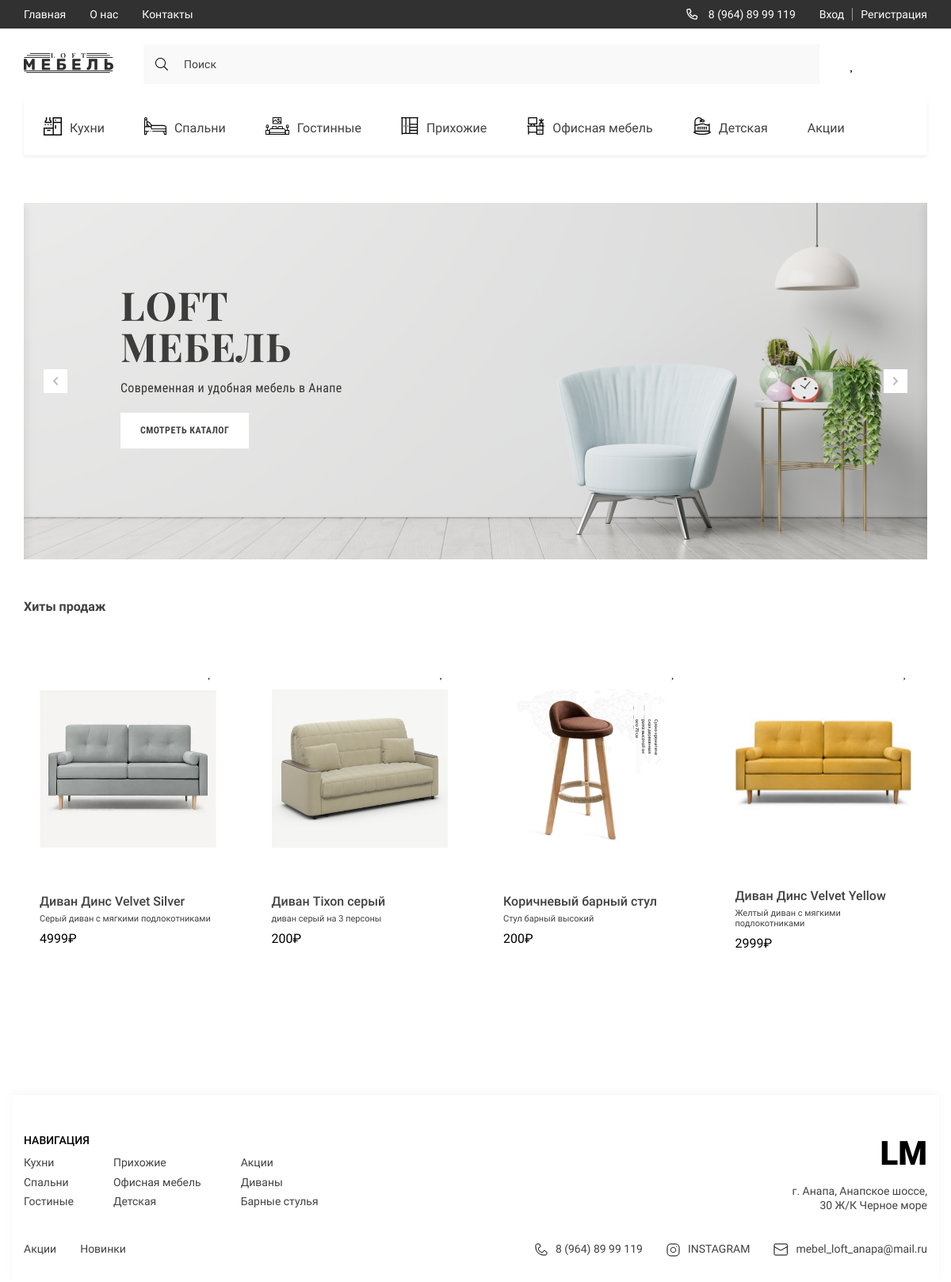
The page / on the database its author committed.
### LOFT/models.py (models this page shows, shortened)
class Prod(models.Model):
    title = models.CharField(max_length=100, verbose_name='Название модели')
    slug = models.SlugField(unique=True, verbose_name='Слаг модели')
    prod_model = models.ForeignKey('ProdModel', on_delete=models.CASCADE, verbose_name='Модель товара', related_name='prods', null=True, blank=True)
    description = models.CharField(max_length=350, verbose_name='Краткое описание')
    quantity = models.IntegerField(default=15, verbose_name='Количество')
    price = models.IntegerField(default=200, verbose_name='Цена')
    discount = models.IntegerField(default=0, verbose_name='Скидка')
    height = models.IntegerField(default=100, verbose_name='Высота')
    width = models.IntegerField(default=100, verbose_name='Ширина')
    length = models.IntegerField(default=100, verbose_name='Длина')
    color_name = models.CharField(max_length=50, default='Чёрный', verbose_name='Название цвета')
    color_code = models.CharField(max_length=10, default='#000000', verbose_name='Код цвета')
    category = models.ForeignKey(Cat, on_delete=models.CASCADE, verbose_name='Категория', related_name='products')
    created_at = models.DateTimeField(auto_now_add=True, verbose_name='Дата добавления')
    updated_at = models.DateTimeField(auto_now=True, verbose_name='Дата изменения')
    class Meta:
        verbose_name = 'Товар'
        verbose_name_plural = 'Товаров'

class ProdPhoto(models.Model):
    prod = models.ForeignKey(Prod, verbose_name='Фото товара', on_delete=models.CASCADE, related_name='prod_photo')
    image = models.ImageField(upload_to='products/', verbose_name='Фото товара')
    class Meta:
        verbose_name = 'Фото товара'
        verbose_name_plural = 'Фото товаров'

class Cat(models.Model):
    title = models.CharField(max_length=100, verbose_name='Название категории')
    slug = models.SlugField(unique=True, verbose_name='Слаг категории')
    parent = models.ForeignKey('self', null=True, blank=True, on_delete=models.CASCADE, verbose_name='Родитель',
                               related_name='subcats')
    def get_absolute_url(self):
        return reverse('category', kwargs={'slug': self.slug})
    class Meta:
        verbose_name = 'Категорию'
        verbose_name_plural = 'Категории'

### LOFT/views.py (the view, shortened to what this page needs)
# urls.py: path('', main_page_view, name='main'),
def main_page_view(request):
    products = Prod.objects.all().order_by('-created_at')
    categories = Cat.objects.all()
    if request.user.is_authenticated:
        favorites_ids = set(
            Favorites.objects.filter(user=request.user.customer).values_list('prod_id', flat=True)
        )
    else:
        favorites_ids = set()
    query = request.GET.get('q')
    not_found_message = None
    context = {
        'products': products,
        'categories': categories,
        'title': 'Главная страница',
        'favorites_ids': favorites_ids,
        'not_found_message': not_found_message,
    }
    return render(request, 'index.html', context=context)

### LOFT/templates/index.html (shortened to what this page needs)
{% extends 'base.html' %}
{% load static %}
{% block content %}
<div class="container">
    <section class="products">
        <div class="slider" data-infinity="true">
            <div class="sliderLines">
                <div class="slider__item">
                    <img src="{% static 'assets/images/banner-1.png' %}" alt="banner" class="slider__img">
                    <div class="slider__item-content">
                        <h2 class="slider__item-title">loft мебель</h2>
                        <p class="slider__item-descr">
                            Современная и удобная мебель в Анапе
                        </p>
                        <a href="#!" class="slider__item-button">СМОТРЕТЬ КАТАЛОГ</a>
                    </div>
                </div>
            </div>
            <div class="slider__btns">
                <button class="btn__prev">
                    <img src="{% static 'assets/icons/arrow.svg' %}" alt="arrow">
                </button>
                <button class="btn__next">
                    <img src="{% static 'assets/icons/arrow.svg' %}" alt="arrow">
                </button>
            </div>
        </div>
        {% if not_found_message %}
            <h2 class="products__title">{{ not_found_message }}</h2>
        {% elif category %}
            <h2 class="products__title">Товары категории {{ category.title }}</h2>
        {% else %}
            <h2 class="products__title">Хиты продаж</h2>
        {% endif %}
        {% include 'components/_product_card.html' %}
    </section>
</div>
{% endblock %}

### LOFT/templates/components/_product_card.html (shortened to what this page needs)
{% load static %}
<div class="products__content">
{% if category and category.slug != 'akcii' %}
    {% for product in category.products.all %}
    <div class="products__item">
    <a href="{% url 'toggle_favorite' slug=product.slug %}"
    class="products__item-heart {% if product.id in favorites_ids %}active{% endif %}"></a>
        <a href="{{ product.get_absolute_url }}">
            <img src="{{ product.prod_photo.first.image.url }}" alt="" class="products__item-img">
        </a>
        <div class="products__item-text">
            <h3 class="products__item-title">{{ product.title }}</h3>
            <div class="products__item-desrc">{{ product.description }}</div>
            <div class="products__item-price">{{ product.price }}₽</div>
        </div>
        <div class="products__item-options products__options">
            <h4 class="products__options-title">Размеры</h4>
            <ul class="products__options-list options__list">
                <li class="options__list-item">
                    <p class="options__list-text">ШИРИНА</p>
                    <span class="size">{{ product.width }} СМ</span>
                </li>
                <li class="options__list-item">
                    <p class="options__list-text">ДЛИНА</p>
                    <span class="size">{{ product.length }} СМ</span>
                </li>
                <li class="options__list-item">
                    <p class="options__list-text">ВЫСОТА</p>
                    <span class="size">{{ product.height }} СМ</span>
                </li>
            </ul>
            <a href="{% url 'basket_action' slug=product.slug action='add' %}" class="options__btn btn">Добавить в корзину</a>
        </div>
    </div>
    {% endfor %}
    {% for subcat in category.subcats.all %}
        {% for product in subcat.products.all %}
    <div class="products__item">
{% if product.id in favorites_ids %}
    <a href="{% url 'toggle_favorite' slug=product.slug %}" class="products__item-heart active"></a>
{% else %}
    <a href="{% url 'toggle_favorite' slug=product.slug %}" class="products__item-heart"></a>
{% endif %}
        <a href="{{ product.get_absolute_url }}">
            <img src="{{ product.prod_photo.first.image.url }}" alt="" class="products__item-img">
        </a>
        <div class="products__item-text">
            <h3 class="products__item-title">{{ product.title }}</h3>
            <div class="products__item-desrc">{{ product.description }}</div>
            <div class="products__item-price">{{ product.price }}₽</div>
        </div>
        <div class="products__item-options products__options">
            <h4 class="products__options-title">Размеры</h4>
            <ul class="products__options-list options__list">
                <li class="options__list-item">
                    <p class="options__list-text">ШИРИНА</p>
                    <span class="size">{{ product.width }} СМ</span>
                </li>
                <li class="options__list-item">
                    <p class="options__list-text">ДЛИНА</p>
                    <span class="size">{{ product.length }} СМ</span>
                </li>
                <li class="options__list-item">
                    <p class="options__list-text">ВЫСОТА</p>
                    <span class="size">{{ product.height }} СМ</span>
                </li>
            </ul>
            <a href="{% url 'basket_action' slug=product.slug action='add' %}" class="options__btn btn">Добавить в корзину</a>
        </div>
    </div>
    {% endfor %}
    {% endfor %}
    {% else %}
    {% for product in products %}
    <div class="products__item">
{% if product.id in favorites_ids %}
    <a href="{% url 'toggle_favorite' slug=product.slug %}" class="products__item-heart active"></a>
{% else %}
    <a href="{% url 'toggle_favorite' slug=product.slug %}" class="products__item-heart"></a>
{% endif %}
        <a href="{% url 'product' slug=product.slug %}">
            <img src="{{ product.prod_photo.first.image.url }}" alt="" class="products__item-img">
        </a>
        <div class="products__item-text">
            <h3 class="products__item-title">{{ product.title }}</h3>
            <div class="products__item-desrc">{{ product.description }}</div>
            <div class="products__item-price">{{ product.price }}₽</div>
        </div>
    </div>
    {% endfor %}
    {% endif %}
</div>

### LOFT/templates/components/_footer.html
{% load static %}
<footer class="footer">
            <div class="container">
                <div class="footer__content">
                    <div class="footer__navigate">
                        <div class="footer__navigate-part">
                            <h2 class="footer__navigate-title">НАВИГАЦИЯ</h2>
                            <div class="footer__navigate-lists">
                                <ul class="footer__navigate-list">
                                    {% for category in categories|slice:":3" %}
                                    <li><a href="{{ category.get_absolute_url }}" class="footer__navigate-links">{{ category.title }}</a></li>
                                    {% endfor %}
                                </ul>
                                <ul class="footer__navigate-list">
                                    {% for category in categories|slice:"3:6" %}
                                    <li><a href="{{ category.get_absolute_url }}" class="footer__navigate-links">{{ category.title }}</a></li>
                                    {% endfor %}
                                </ul>
                                <ul class="footer__navigate-list">
                                   {% for category in categories|slice:"6:9" %}
                                    <li><a href="{{ category.get_absolute_url }}" class="footer__navigate-links">{{ category.title }}</a></li>
                                    {% endfor %}
                                </ul>
                            </div>
                        </div>
                        <div class="footer__navigate-part _right">
                            <a href="{% url 'main' %}" class="footer__logo">LM</a>
                            <p class="footer__adress">г. Анапа, Анапское шоссе, 30 Ж/К Черное море</p>
                        </div>
                    </div>
                    <div class="footer__social">
                        <ul class="footer__navigate-list _short">
                            <li><a href="{% url 'category' slug='akcii' %}" class="footer__navigate-links">Акции</a></li>
                            <li><a href="{% url 'main' %}" class="footer__navigate-links">Новинки</a></li>
                        </ul>
                        <ul class="footer__social-list">
                            <li>
                                <a href="tel:89648999119" class="footer__social-links">
                                    <img src="{% static 'assets/icons/phone.svg' %}" alt="phone">
                                    8 (964) 89 99 119
                                </a>
                            </li>
                            <li>
                                <a href="https://www.instagram.com/" target="_blank" class="footer__social-links">
                                    <img src="{% static 'assets/icons/inst.svg' %}" alt="insta">
                                    INSTAGRAM
                                </a>
                            </li>
                            <li>
                                <a href="mailto:mebel_loft_anapa@mail.ru" target="_blank" class="footer__social-links">
                                    <img src="{% static 'assets/icons/mail.svg' %}" alt="mail">
                                    mebel_loft_anapa@mail.ru
                                </a>
                            </li>
                        </ul>
                    </div>
                </div>
            </div>
        </footer>

### rows shown on the page
Prod: prod_photo.first.image (picture), title "Диван Динс Velvet Silver", description "Серый диван с мягкими подлокотниками", price "4999"
Prod: prod_photo.first.image (picture), title "Диван Tixon серый", description "диван серый на 3 персоны", price "200"
Prod: prod_photo.first.image (picture), title "Коричневый барный стул", description "Стул барный высокий", price "200"
Prod: prod_photo.first.image (picture), title "Диван Динс Velvet Yellow", description "Желтый диван с мягкими подлокотниками", price "2999"
Cat: title "Кухни"
Cat: title "Спальни"
Cat: title "Гостиные"
Cat: title "Прихожие"
Cat: title "Офисная мебель"
Cat: title "Детская"
Cat: title "Акции"
Cat: title "Диваны"
Cat: title "Барные стулья"
